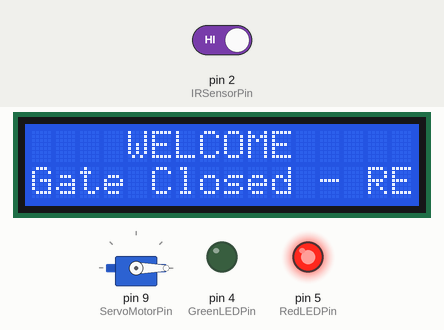
Recording of a sketch running on a simulated Arduino Uno, built with avr-gcc and run on an emulated ATmega328P. Parts: servo, 16×2 character LCD, output pins drawn as LEDs (lit = HIGH). The test bench sets the inputs (shaded band); at power-on: pin 2 (IRSensorPin) HIGH.

Above: at 1.2 s.
1.3 s: pin 2 (IRSensorPin) driven LOW
At 2.0 s:
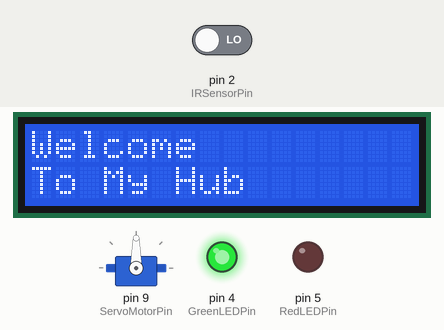
5.8 s: pin 2 (IRSensorPin) driven HIGH
At 6.9 s:
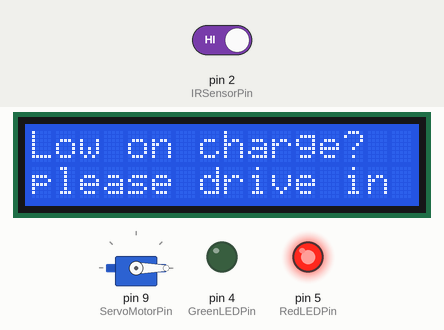
Timing chart, 0 to 8.8 s (numbered marks = the images above; inputs shaded):
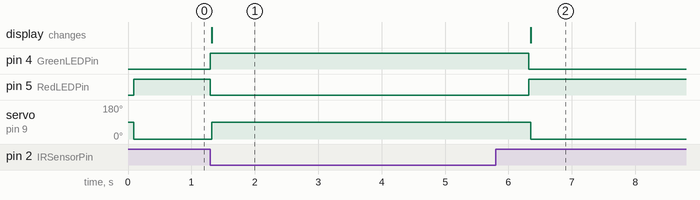

The sketch:

GATECONTROL_ino_copy_20251106061709.ino
```cpp
// Include the library for the servo motor
#include <Servo.h>
// Include the Wire library for I2C communication
#include <Wire.h>
// Include the LiquidCrystal_I2C library for the LCD
#include <LiquidCrystal_I2C.h>

// Define the pins used
const int IRSensorPin = 2;
const int RedLEDPin = 5;
const int GreenLEDPin = 4;
const int ServoMotorPin = 9;

// Create a Servo object
Servo myservo;

// Define servo positions (in degrees)
const int ClosePosition = 0;
const int OpenPosition = 90;

// Initialize the LCD object
// Arguments: (I2C address, columns, rows)
// The common I2C addresses are 0x27 or 0x3F. Change 0x27 if yours is different.
LiquidCrystal_I2C lcd(0x27, 16, 2);

// Variable to store the IR sensor value
int carDetected = LOW;

void setup() {
  // Initialize the pins as output or input
  pinMode(RedLEDPin, OUTPUT);
  pinMode(GreenLEDPin, OUTPUT);
  pinMode(IRSensorPin, INPUT);

  // Attach the servo object to the pin
  myservo.attach(ServoMotorPin);

  // --- LCD Initialization and Welcome Message ---
  lcd.init();      // Initialize the LCD
  lcd.backlight(); // Turn on the backlight (if applicable)

  // Display the initial "Welcome" message
  lcd.clear();
  lcd.setCursor(4, 0); // Set cursor to column 4, row 0
  lcd.print("WELCOME");
  lcd.setCursor(0, 1); // Set cursor to column 0, row 1
  lcd.print("Gate Closed - RED");

  // Initial state: Red light ON and servo closed
  digitalWrite(RedLEDPin, HIGH);
  digitalWrite(GreenLEDPin, LOW);
  myservo.write(ClosePosition);
}

void loop() {
  // Read the state of the IR sensor
  carDetected = digitalRead(IRSensorPin);

  // Check if a car is detected
  if (carDetected == LOW) {
    // 1. Open the servo barrier
    myservo.write(OpenPosition);

    // 2. Change the light to Green
    digitalWrite(RedLEDPin, LOW);
    digitalWrite(GreenLEDPin, HIGH);

    // 3. Update LCD
    lcd.clear();
    lcd.setCursor(0, 0);
    lcd.print("Welcome");
    lcd.setCursor(0, 1);
    lcd.print("To My Hub");

    // Keep the barrier open for a moment (e.g., 5 seconds)
    delay(5000);

    // After the delay, the system resets to the closed state
    // 1. Close the servo barrier
    myservo.write(ClosePosition);

    // 2. Change the light back to Red
    digitalWrite(GreenLEDPin, LOW);
    digitalWrite(RedLEDPin, HIGH);

    // 3. Update LCD back to initial message
    lcd.clear();
    lcd.setCursor(0, 0);
    lcd.print("Low on charge?");
    lcd.setCursor(0, 1);
    lcd.print("please drive in");

    // Add a small delay after the barrier closes
    delay(1000);

  } else {
    // No car is detected, keep the "Gate Closed" status displayed
    // To prevent the screen from flashing, we rely on the message set at the end of the 'if' block.
  }
}
```

Measured:
- after the input at 1.3 s, pin 4 (GreenLEDPin): LOW → HIGH at once; pin 5 (RedLEDPin): HIGH → LOW at once; servo on pin 9 (ServoMotorPin): 0° → 90° at once; the display: changes at once (image 1)
- after the input at 5.8 s, pin 4 (GreenLEDPin): goes on until 6.3 s, then stays LOW; pin 5 (RedLEDPin): goes on until 6.3 s, then stays HIGH; servo on pin 9 (ServoMotorPin): goes on until 6.4 s, then stays 0°
